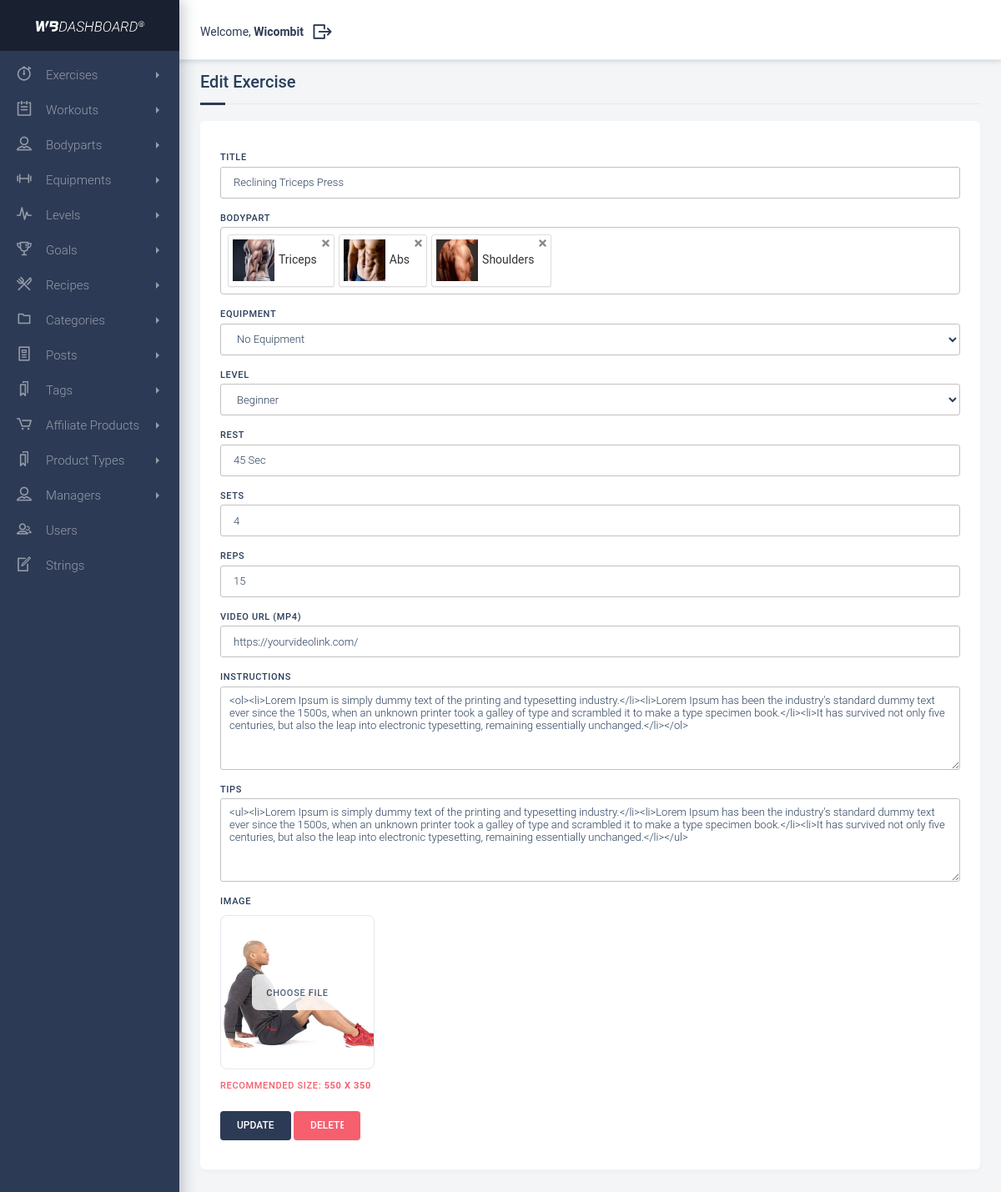
/backend/src/controller/edit_exercise.php?id=19 (signed in), run on the app's committed database.
### tables this page shows
CREATE TABLE `managers` (
  `manager_id` int(11) NOT NULL,
  `manager_name` varchar(50) NOT NULL,
  `manager_email` varchar(150) NOT NULL,
  `manager_password` varchar(255) NOT NULL,
  `manager_description` varchar(255) DEFAULT NULL,
  `manager_avatar` varchar(255) DEFAULT 'avatar.png',
  `manager_status` tinyint(1) NOT NULL DEFAULT 1,
  `manager_verified` tinyint(1) NOT NULL DEFAULT 0,
  `manager_updated` datetime NOT NULL DEFAULT current_timestamp() ON UPDATE current_timestamp(),
  `manager_created` datetime NOT NULL DEFAULT current_timestamp()
);

CREATE TABLE `exercises` (
  `exercise_id` int(11) NOT NULL,
  `exercise_title` varchar(150) NOT NULL,
  `exercise_reps` varchar(50) NOT NULL,
  `exercise_sets` varchar(50) NOT NULL,
  `exercise_rest` varchar(50) NOT NULL,
  `exercise_equipment` int(11) NOT NULL,
  `exercise_level` int(11) NOT NULL,
  `exercise_image` varchar(150) NOT NULL,
  `exercise_video` text NOT NULL,
  `exercise_tips` text NOT NULL,
  `exercise_instructions` text NOT NULL
);

CREATE TABLE `equipments` (
  `equipment_id` int(11) NOT NULL,
  `equipment_title` varchar(150) NOT NULL,
  `equipment_image` varchar(150) NOT NULL
);

CREATE TABLE `levels` (
  `level_id` int(11) NOT NULL,
  `level_title` varchar(50) NOT NULL,
  `level_rate` varchar(50) NOT NULL,
  `level_image` varchar(150) NOT NULL
);

### backend/src/controller/sidebar.php (called while the page is built)
<?php
require_once '../admin/config.php';
require_once '../admin/functions.php';
$connect = connect($database);
$user = get_user_information($connect);
$user = $user['0'];
require '../views/sidebar.view.php';
?>

### backend/src/views/edit.exercise.view.php (the view, shortened to what this page needs)
<?php require'sidebar.php'; ?>
<section class="page-container">
    <div class="page-content-wrapper">
 <div class="content sm-gutter">
            <div class="container-fluid padding-25 sm-padding-10">
                <div class="row">
                    <div class="col-12">
                                        <div class="block-heading d-flex align-items-center title-pages">
                    <h5 class="text-truncate">Edit Exercise</h5>
                </div>
                    </div>
                    <div class="col-md-12">
                        <div class="form-block mb-4">
<form enctype="multipart/form-data" action="<?php echo htmlspecialchars($_SERVER['PHP_SELF']); ?>" method="post" novalidate>
<div class="form-row">
  <div class="form-group col-md-12">
    <div class="block col-md-12" style="padding-bottom: 35px">
   <label class="control-label">Title</label>
   <input type="text" maxlength="80" value="<?php echo $exercise['exercise_title']; ?>" name="exercise_title" class="form-control" required>
   <label class="control-label">Bodypart</label>
   <label class="control-label">Equipment</label>
   <select class="form-control" name="exercise_equipment" required>
   <option value="<?php echo $exercise['exercise_equipment']; ?>" selected><?php echo $exercise['equipment_title']; ?></option>
   </select>
      <label class="control-label">Level</label>
   <select class="form-control" name="exercise_level" required>
   <option value="<?php echo $exercise['exercise_level']; ?>" selected><?php echo $exercise['level_title']; ?></option>
   </select>
   <label class="control-label">Rest</label>
   <input value="<?php echo $exercise['exercise_rest']; ?>" placeholder="Rest" name="exercise_rest" class="form-control" required="">
   <label class="control-label">Sets</label>
   <input value="<?php echo $exercise['exercise_sets']; ?>" placeholder="Sets" name="exercise_sets" class="form-control" required="">
   <label class="control-label">Reps</label>
   <input value="<?php echo $exercise['exercise_reps']; ?>" placeholder="Reps" name="exercise_reps" class="form-control" required="">
   <label class="control-label">Video Url (MP4)</label>
   <input type="text" value="<?php echo $exercise['exercise_video']; ?>" placeholder="Video Url (MP4)" name="exercise_video" class="form-control" required="">
   <label class="control-label">Instructions</label>
   <textarea value="" name="exercise_instructions" class="advancedtinymce form-control" id="instructions" required=""><?php echo $exercise['exercise_instructions']; ?></textarea>
   <label class="control-label">Tips</label>
   <textarea value="" name="exercise_tips" class="advancedtinymce form-control" id="tips" required=""><?php echo $exercise['exercise_tips']; ?></textarea>
        <label >Image</label>
<div class="new-image" id="image-preview" style="background: url(../images/<?php echo $exercise['exercise_image'] ?>);background-size: cover; background-position: center;">
  <label for="image-upload" id="image-label">Choose File</label>
</div>
<span class="text-danger recomendedsize">Recommended size: <b>550 x 350</b> </span>
<br/>
<br/>
   <div class="action-button">
   <input type="submit" name="update" value="Update" class="btn btn-embossed btn-primary">
   <a onclick="alertdelete();">
   <input name="trash" value="Delete" class="btn btn-embossed btn-danger" style="width: 80px;"></a>
   </div>
</div>
</div>
</div>
</form>
</div>
</div>
</div>
</div>
</div>
</div>
</section>

### backend/src/controller/edit_exercise.php (shortened to what this page needs)
<?php
if (isset($_SESSION['manager_email'])){
require '../admin/config.php';
require '../admin/functions.php';
require '../views/header.view.php';
require '../views/navbar.view.php';
$connect = connect($database);
if ($_SERVER['REQUEST_METHOD'] == 'POST'){
	$bodyparts_lists = $_POST['bodypart_id'];
	$exercise_title = cleardata($_POST['exercise_title']);
	$exercise_reps = cleardata($_POST['exercise_reps']);
	$exercise_sets = cleardata($_POST['exercise_sets']);
	$exercise_rest = cleardata($_POST['exercise_rest']);
	$exercise_equipment = $_POST['exercise_equipment'];
	$exercise_level = cleardata($_POST['exercise_level']);
	$exercise_video = cleardata($_POST['exercise_video']);
	$exercise_tips = $_POST['exercise_tips'];
	$exercise_instructions = $_POST['exercise_instructions'];
	$exercise_id = cleardata($_POST['exercise_id']);
	$exercise_image_save = $_POST['exercise_image_save'];
	$exercise_image = $_FILES['exercise_image'];
	if (empty($exercise_image['name'])) {
		$exercise_image = $exercise_image_save;
	} else{
			$imagefile = explode(".", $_FILES["exercise_image"]["name"]);
			$renamefile = round(microtime(true)) . '.' . end($imagefile);
		$exercise_image_upload = '../' . $items_config['images_folder'];
		move_uploaded_file($_FILES['exercise_image']['tmp_name'], $exercise_image_upload . 'exercise_' . $renamefile);
		$exercise_image = 'exercise_' . $renamefile;
	}
$statment = $connect->prepare(
	'UPDATE exercises SET exercise_title = :exercise_title, exercise_reps = :exercise_reps, exercise_sets = :exercise_sets, exercise_rest = :exercise_rest, exercise_equipment = :exercise_equipment, exercise_level = :exercise_level, exercise_video = :exercise_video, exercise_tips = :exercise_tips, exercise_instructions = :exercise_instructions, exercise_image = :exercise_image WHERE exercise_id = :exercise_id'
	);
$statment->execute(array(
		':exercise_title' => $exercise_title,
		':exercise_reps' => $exercise_reps,
		':exercise_sets' => $exercise_sets,
		':exercise_rest' => $exercise_rest,
		':exercise_equipment' => $exercise_equipment,
		':exercise_level' => $exercise_level,
		':exercise_video' => $exercise_video,
		':exercise_tips' => $exercise_tips,
		':exercise_instructions' => $exercise_instructions,
		':exercise_image' => $exercise_image,
		':exercise_id' => $exercise_id
		));
$connect->beginTransaction();
$statment = $connect->prepare('DELETE FROM exercises_bodyparts WHERE exercise_id = :exercise_id');
  $statment->bindParam(':exercise_id',$exercise_id);
  $statment->execute();
  $statment = $connect->prepare( 'INSERT INTO exercises_bodyparts (bodypart_id,exercise_id) VALUES (:bodypart_id, :exercise_id)' );
  $statment->bindParam(':bodypart_id', $idbodypart);
  $statment->bindParam(':exercise_id', $exercise_id);
foreach ($bodyparts_lists as $option_value)
{
   $idbodypart = $option_value;
   $statment->execute();
}
$connect->commit();
header('Location: ' . (!empty($_SERVER['HTTP_REFERER']) ? $_SERVER['HTTP_REFERER'] : SITE_URL . '/controller/exercises.php'));
exit;
} else{
$id_exercise = id_exercise($_GET['id']);
$exercise = get_exercise_per_id($connect, $id_exercise);
$exercise = $exercise['0'];
}
require '../views/edit.exercise.view.php';
require '../views/footer.view.php';
}else {
		header('Location: ' . SITE_URL . '/controller/login.php');
		}
?>

### backend/src/views/header.view.php (shortened to what this page needs)
<!DOCTYPE html>
<html lang="en">
<head>
    <link rel="stylesheet" href="../assets/css/bootstrap.min.css">
    <link rel="stylesheet" href="../assets/plugins/customScroll/jquery.mCustomScrollbar.min.css">
    <link rel="stylesheet" href="../assets/icons/simple-line/css/simple-line-icons.css">
    <link rel="stylesheet" href="../assets/icons/dripicons/dripicons.css">
    <link rel="stylesheet" href="../assets/icons/fontawesome/css/font-awesome.min.css">
    <link rel="stylesheet" href="../assets/icons/metrize/metrize.css">
    <link rel="stylesheet" href="../assets/plugins/date-range/daterangepicker.css">
    <link rel="stylesheet" href="../assets/css/normalize.css">
    <link rel="stylesheet" href="../assets/css/main.css">
    <link rel="stylesheet" href="../assets/css/sweetalert.css">
    <link rel="stylesheet" href="../assets/css/lightbox.css">
    <link rel="stylesheet" href="../assets/css/fileuploader.css">
    <link rel="stylesheet" href="../assets/css/checkbox.css">
    <link rel="stylesheet" href="../assets/css/jquery.mswitch.css">
</head>
<body>

### backend/src/views/navbar.view.php (shortened to what this page needs)
<div class="header fixed-header">
    <div class="container-fluid" style="padding: 10px 25px">
    </div>
</div>

### backend/src/views/sidebar.view.php (shortened to what this page needs)
<nav id="navigation" class="navigation-sidebar bg-primary">
        <div class="navigation-header">
        <a href="<?php echo SITE_URL ?>"><img src="../assets/images/wbdashboard.png" style="max-width: 130px;"></a>
    </div>
    <div class="navigation-menu">
        <ul class="menu-items custom-scroll">
            <li>
                <a href="javascript:void(0);" class="have-submenu <?php showMenu('exercises.php');?>">
                    <span class="icon-thumbnail"><i class="dripicons-stopwatch"></i></span>
                    <span class="title">Exercises</span>
                </a>
            </li>
            <li>
                <a href="javascript:void(0);" class="have-submenu <?php showMenu('workouts.php');?>">
                    <span class="icon-thumbnail"><i class="dripicons-to-do"></i></span>
                    <span class="title">Workouts</span>
                </a>
            </li>
            <li>
                <a href="javascript:void(0);" class="have-submenu <?php showMenu('bodyparts.php');?>">
                    <span class="icon-thumbnail"><i class="dripicons-user"></i></span>
                    <span class="title">Bodyparts</span>
                </a>
            </li>
            <li>
                <a href="javascript:void(0);" class="have-submenu <?php showMenu('equipments.php');?>">
                    <span class="icon-thumbnail"><i class="dripicons-lifting"></i></span>
                    <span class="title">Equipments</span>
                </a>
            </li>
            <li>
                <a href="javascript:void(0);" class="have-submenu <?php showMenu('levels.php');?>">
                    <span class="icon-thumbnail"><i class="dripicons-pulse"></i></span>
                    <span class="title">Levels</span>
                </a>
            </li>
            <li>
                <a href="javascript:void(0);" class="have-submenu <?php showMenu('goals.php');?>">
                    <span class="icon-thumbnail"><i class="dripicons-trophy"></i></span>
                    <span class="title">Goals</span>
                </a>
            </li>
            <li>
                <a href="javascript:void(0);" class="have-submenu <?php showMenu('recipes.php');?>">
                    <span class="icon-thumbnail"><i class="dripicons-cutlery"></i></span>
                    <span class="title">Recipes</span>
                </a>
            </li>
            <li>
                <a href="javascript:void(0);" class="have-submenu <?php showMenu('categories.php');?>">
                    <span class="icon-thumbnail"><i class="dripicons-folder"></i></span>
                    <span class="title">Categories</span>
                </a>
            </li>
            <li>
                <a href="javascript:void(0);" class="have-submenu <?php showMenu('posts.php');?>">
                    <span class="icon-thumbnail"><i class="dripicons-article"></i></span>
                    <span class="title">Posts</span>
                </a>
            </li>
            <li>
                <a href="javascript:void(0);" class="have-submenu <?php showMenu('tags.php');?>">
                    <span class="icon-thumbnail"><i class="dripicons-bookmarks"></i></span>
                    <span class="title">Tags</span>
                </a>
            </li>
            <li>
                <a href="javascript:void(0);" class="have-submenu <?php showMenu('products.php');?>">
                    <span class="icon-thumbnail"><i class="dripicons-cart"></i></span>
                    <span class="title">Affiliate Products</span>
                </a>
            </li>
            <li>
                <a href="javascript:void(0);" class="have-submenu <?php showMenu('types.php');?>">
                    <span class="icon-thumbnail"><i class="dripicons-bookmarks"></i></span>
                    <span class="title">Product Types</span>
                </a>
            </li>
            <li>
                <a href="javascript:void(0);" class="have-submenu <?php showMenu('managers.php');?>">
                    <span class="icon-thumbnail"><i class="dripicons-user"></i></span>
                    <span class="title">Managers</span>
                </a>
            </li>
            <li>
                <a href="../controller/users.php">
                    <span class="icon-thumbnail"><i class="dripicons-user-group"></i></span>
                    <span class="title">Users</span>
                </a>
            </li>
            <li>
                <a href="../controller/strings.php">
                    <span class="icon-thumbnail"><i class="dripicons-document-edit"></i></span>
                    <span class="title">Strings</span>
                </a>
            </li>
        </div>
</nav>
<div class="header fixed-header">
            <div class="container-fluid side-padding">
                <div class="row">
                    <div class="col-lg-8 d-none d-lg-block">
                        <p class="sidebar-relative">Welcome, <b><?php echo $user['manager_name']; ?></b> <a href="../controller/logout.php" class="sidebar-logout"><i class="dripicons-exit"></i></a></p>
                    </div>
                </div>
            </div>
        </div>

### backend/src/admin/functions.php (shortened to what this page needs)
<?php
function cleardata($data){
    $data = trim($data);
    $data = stripslashes($data);
    $data = htmlspecialchars ($data);
    return $data;
}
function get_user_information($connect){
    $sentence = $connect->query("SELECT * FROM managers WHERE manager_email = '".$_SESSION['manager_email']."' LIMIT 1");
    $sentence = $sentence->fetchAll();
    return ($sentence) ? $sentence : false;
}
function showMenu($currect_page){
  $url_array =  explode('/', $_SERVER['REQUEST_URI']) ;
  $url = end($url_array);
  if($currect_page == $url){
      echo 'show';
  }
}
function id_exercise($id){
    return (int)cleardata($id);
}
function get_exercise_per_id($connect, $id){
    $sentence = $connect->query("SELECT exercises.*,equipments.equipment_title AS equipment_title, levels.level_title AS level_title, GROUP_CONCAT(bodyparts.bodypart_title) AS bodypart_title FROM exercises JOIN exercises_bodyparts ON exercises_bodyparts.exercise_id = exercises.exercise_id JOIN bodyparts ON bodyparts.bodypart_id = exercises_bodyparts.bodypart_id JOIN equipments ON exercises.exercise_equipment = equipments.equipment_id JOIN levels ON exercises.exercise_level = levels.level_id WHERE exercises.exercise_id = $id GROUP BY exercises.exercise_id LIMIT 1");
    $sentence = $sentence->fetchAll();
    return ($sentence) ? $sentence : false;
}
?>

### backend/src/views/footer.view.php (shortened to what this page needs)
</body>
</html>

### backend/src/assets/css/lightbox.css (style rules this page uses)
body:after { content: url(../files/close.png) url(../files/loading.gif) url(../files/prev.png) url(../files/next.png); display: none; }

### data on the page
managers: manager_name "Wicombit"
exercises: exercise_title "Reclining Triceps Press", exercise_equipment "No Equipment", exercise_level "Beginner", exercise_rest "45 Sec", exercise_sets "4", exercise_reps "15", exercise_video "https://yourvideolink.com/", exercise_instructions "<ol><li>Lorem Ipsum is simply dummy text of the printing and typesetting industry.</li><li>Lorem Ipsum has been the industry's standard dummy text ever since the 1500s, when an unknown printer took a galley of type and scrambled it to make a type specimen book.</li><li>It has survived not only five centuries, but also the leap into electronic typesetting, remaining essentially unchanged.</li></ol>", exercise_tips "<ul><li>Lorem Ipsum is simply dummy text of the printing and typesetting industry.</li><li>Lorem Ipsum has been the industry's standard dummy text ever since the 1500s, when an unknown printer took a galley of type and scrambled it to make a type specimen book.</li><li>It has survived not only five centuries, but also the leap into electronic typesetting, remaining essentially unchanged.</li></ul>", exercise_image (picture)
